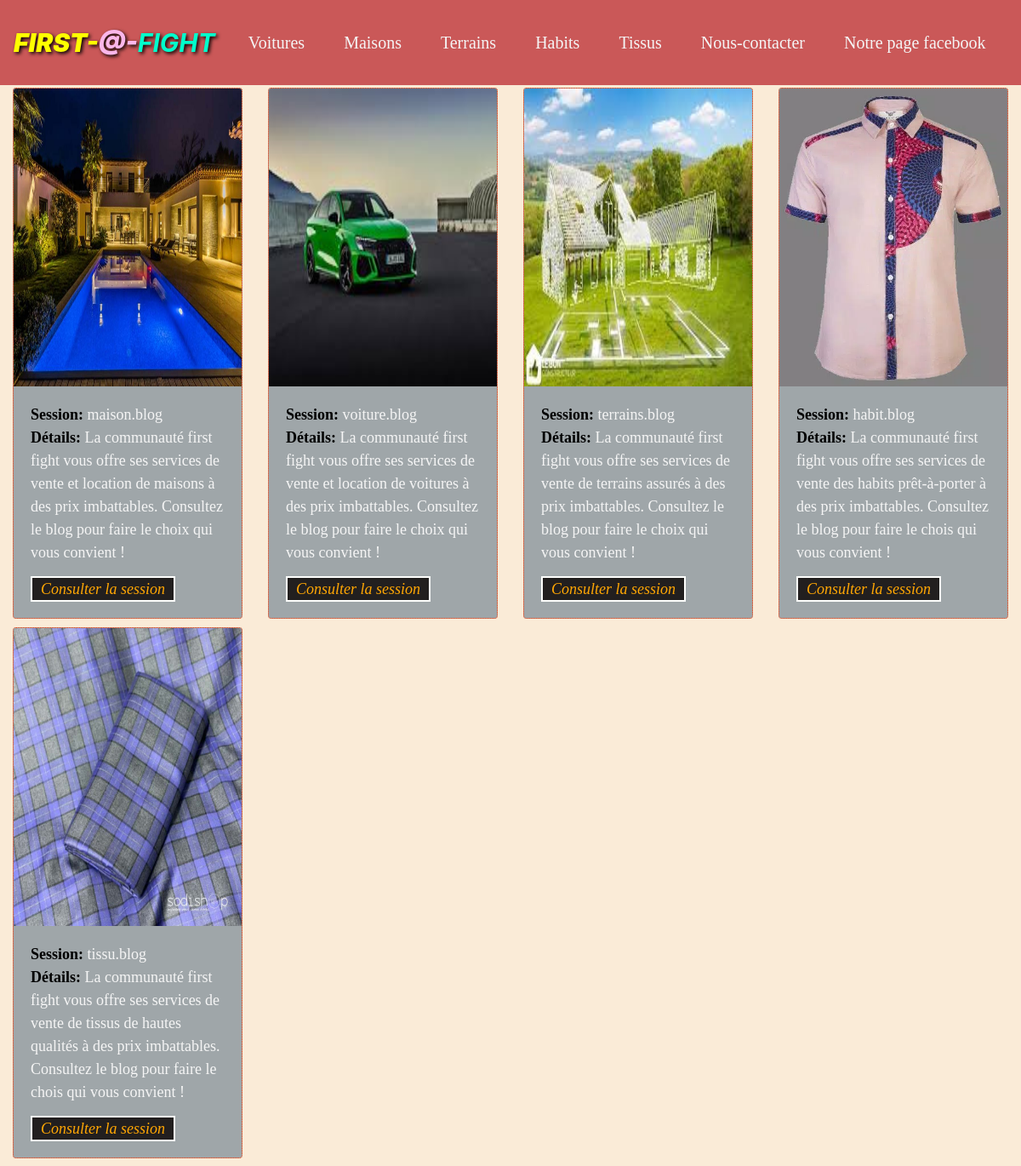
The page / on the database its author committed.
### services/models.py (models this page shows, shortened)
class Accueil(models.Model):
    image = models.ImageField(upload_to='images', blank=True, default='')
    code = models.CharField(max_length=40)
    detail = models.CharField(max_length=700)
    ide = models.IntegerField(default=0)
    class Meta:
        verbose_name = ("Accueil")
        verbose_name_plural = ("Accueils")

### services/views.py (the view)
# urls.py: path('', views.liste_accueil, name='accueil'),
def liste_accueil(request, *args, **kwargs):
   accueil = Accueil.objects.all()
   context = {
      'accueil':accueil
   }
   return render(request, 'services/index.html', context)

### templates/services/index.html
{% extends 'base.html' %}
        {% block content %}
            <div class="row">
                {% for accueil in accueil %}
                <div class="col-sm-12 col-md-12 col-lg-3">
                    <div class="card">
                        {% if accueil.image %}
                        <img style="height: 350px;" class="card-img-top" src="{{ accueil.image.url }}" alt="image {{ accueil.code}}">
                        {% else %}
                        <h4>Pas d'image</h4>
                        {% endif %}
                        <div class="card-body">
                          <p class="card-text">
                            <strong style="color: black; text-transform: capitalize; font-size: large;">Session:</strong> {{ accueil.code }} <br>
                            <strong style="color: black; text-transform: capitalize; font-size: large;">Détails:</strong> {{ accueil.detail }} </p>
                        {% if accueil.ide == 1 %}
                        <a href="{% url 'services:terrain' %}" class="contacter">Consulter la session</a>
                        {% elif accueil.ide == 2 %}
                        <a href="{% url 'services:voiture' %}" class="contacter">Consulter la session</a>
                        {% elif accueil.ide == 3 %}
                        <a href="{% url 'services:maison' %}" class="contacter">Consulter la session</a>
                        {% elif accueil.ide == 4 %}
                        <a href="{% url 'services:habit' %}" class="contacter">Consulter la session</a>
                        {% elif accueil.ide == 5 %}
                        <a href="{% url 'services:tissu' %}" class="contacter">Consulter la session</a>
                        {% endif %}
                      </div>
                      </div>
                </div>
                {% endfor %}
            </div>
        {% endblock %}

### templates/base.html (shortened to what this page needs)
<!DOCTYPE html>
<html lang="fr">
<head>
    <link rel="stylesheet" href="https://cdn.jsdelivr.net/npm/bootstrap@4.1.3/dist/css/bootstrap.min.css">
</head>
<body>
<nav class="navbar navbar-expand-lg navbar-light bg-black">
    <a class="navbar-brand" href="{% url 'services:accueil' %}"><strong
        style="color: rgb(0, 255, 204);
               text-shadow: 2px 2px 4px #000000;
               font-style: italic;
               font-size: 30px;
               text-transform: uppercase;
                   "><strong
                   style="color: yellow;
                   ">first-</strong><strong style="color:rgb(250, 183, 234);">@-</strong>fight
       </strong></a>
    <div class="collapse navbar-collapse" id="navbarNav">
    <ul class="navbar-nav">
        <li class="nav-item">
        <a class="nav-link" href="{% url 'services:voiture' %}" style="color: whitesmoke; font-family: Cambria; font-size: 20px; margin: 0px 15px 0px 15px;">Voitures</a>
        </li>
        <li class="nav-item">
        <a class="nav-link" href="{% url 'services:maison' %}" style="color: whitesmoke; font-family: Cambria; font-size: 20px; margin: 0px 15px 0px 15px;">Maisons</a>
        </li>
        <li class="nav-item">
        <a class="nav-link" href="{% url 'services:terrain' %}" style="color: whitesmoke; font-family: Cambria; font-size: 20px; margin: 0px 15px 0px 15px;">Terrains</a>
        </li>
        <li class="nav-item">
        <a class="nav-link" href="{% url 'services:habit' %}" style="color: whitesmoke; font-family: Cambria; font-size: 20px; margin: 0px 15px 0px 15px;">Habits</a>
        </li>
        <li class="nav-item">
        <a class="nav-link" href="{% url 'services:tissu' %}" style="color: whitesmoke; font-family: Cambria; font-size: 20px; margin: 0px 15px 0px 15px;">Tissus</a>
        </li>
        <li class="nav-item">
        <a class="nav-link" href="{% url 'services:contacter' %}" style="color: whitesmoke; font-family: Cambria; font-size: 20px; margin: 0px 15px 0px 15px;">Nous-contacter</a>
        </li>
        <li class="nav-item">
        <a class="nav-link menu" href="https://www.facebook.com/yovo.amevi.3?mibextid=ZbWKwL" target="_blank" style="color: whitesmoke; font-family: Cambria; font-size: 20px; margin: 0px 15px 0px 15px;">Notre page facebook</a>
        </li>
    </ul>
    </div>
</nav>
    <div class="container-fluid">
        <section>
            {% block content %}
            {% endblock %}
        </section>
    </div>
</body>
</html>

### templates/base.html (style rules this page uses)
body { background-color: antiquewhite; }
.navbar { background-color: #ca5858; height: 100px; }
.card-text { font-family: Cambria; font-size: 18px; }
.card { background-color: rgb(159, 166, 169); margin-top: 1%; margin-bottom: 3%; color: whitesmoke; border: dotted 1px rgb(255, 55, 0); }
.contacter { background-color: rgb(34, 31, 31); border: solid rgb(254, 255, 253) 2px; color: rgb(255, 167, 4); padding: 3px 10px; font-family: Cambria; font-size:large; font-style: italic; }
.card-img-top { height: auto; }

### rows shown on the page
Accueil: image (picture), code "maison.blog", detail "La communauté first fight vous offre ses services de vente et location de maisons à des prix imbattables. Consultez le blog pour faire le choix qui vous convient !", ide "Consulter la session"
Accueil: image (picture), code "voiture.blog", detail "La communauté first fight vous offre ses services de vente et location de voitures à des prix imbattables. Consultez le blog pour faire le choix qui vous convient !", ide "Consulter la session"
Accueil: image (picture), code "terrains.blog", detail "La communauté first fight vous offre ses services de vente de terrains assurés à des prix imbattables. Consultez le blog pour faire le choix qui vous convient !", ide "Consulter la session"
Accueil: image (picture), code "habit.blog", detail "La communauté first fight vous offre ses services de vente des habits prêt-à-porter à des prix imbattables. Consultez le blog pour faire le chois qui vous convient !", ide "Consulter la session"
Accueil: image (picture), code "tissu.blog", detail "La communauté first fight vous offre ses services de vente de tissus de hautes qualités à des prix imbattables. Consultez le blog pour faire le chois qui vous convient !", ide "Consulter la session"
